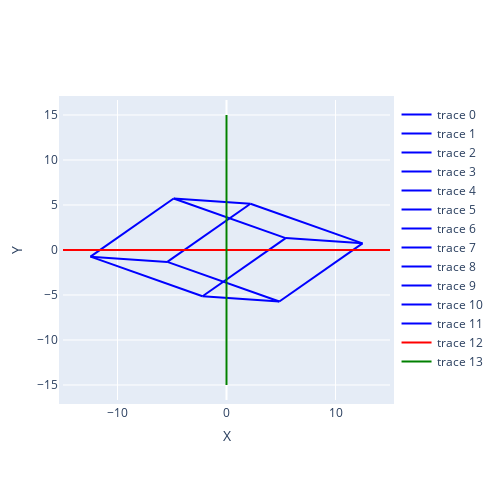

This figure's notebook cell:
### Code cell
# Transformation matrix for scaling
S = np.array([
    [2.92256416, 0],
    [0, 1.56799832]
])

# Apply transformation
vertices_transformed_2d_scaled = np.dot(vertices_transformed_2d, S.T)

# create a new plotly graph object for 2D
fig2d_scaled = go.Figure()

# Add each edge of the transformed cube to the graph
for edge in edges:
    x_values = [vertices_transformed_2d_scaled[edge[0], 0], vertices_transformed_2d_scaled[edge[1], 0]]
    y_values = [vertices_transformed_2d_scaled[edge[0], 1], vertices_transformed_2d_scaled[edge[1], 1]]
    fig2d_scaled.add_trace(go.Scatter(x=x_values, y=y_values, mode='lines', line=dict(color='blue')))

# Draw axis lines
axis = np.array([[-15, 15], [0, 0]])
fig2d_scaled.add_trace(go.Scatter(x=axis[0, :], y=axis[1, :], mode='lines', line=dict(color='red')))  # X-axis
axis = np.array([[0, 0], [-15, 15]])
fig2d_scaled.add_trace(go.Scatter(x=axis[0, :], y=axis[1, :], mode='lines', line=dict(color='green')))  # Y-axis

fig2d_scaled.update_layout(xaxis_title='X', yaxis_title='Y', autosize=False, width=500, height=500, margin=dict(l=50, r=50, b=100, t=100, pad=4))

fig2d_scaled.show()

### Figure 1 — Plotly figure (JSON) as saved in the notebook; plotly's stock layout.template omitted (floating-point values rounded to 4 significant figures)
{"data": [{"line": {"color": "blue"}, "mode": "lines", "type": "scatter", "x": [12.48, 2.199], "y": [0.7411, 5.139]}, {"line": {"color": "blue"}, "mode": "lines", "type": "scatter", "x": [2.199, -5.431], "y": [5.139, -1.324]}, {"line": {"color": "blue"}, "mode": "lines", "type": "scatter", "x": [-5.431, 4.848], "y": [-1.324, -5.723]}, {"line": {"color": "blue"}, "mode": "lines", "type": "scatter", "x": [4.848, 12.48], "y": [-5.723, 0.7411]}, {"line": {"color": "blue"}, "mode": "lines", "type": "scatter", "x": [5.431, -4.848], "y": [1.324, 5.723]}, {"line": {"color": "blue"}, "mode": "lines", "type": "scatter", "x": [-4.848, -12.48], "y": [5.723, -0.7411]}, {"line": {"color": "blue"}, "mode": "lines", "type": "scatter", "x": [-12.48, -2.199], "y": [-0.7411, -5.139]}, {"line": {"color": "blue"}, "mode": "lines", "type": "scatter", "x": [-2.199, 5.431], "y": [-5.139, 1.324]}, {"line": {"color": "blue"}, "mode": "lines", "type": "scatter", "x": [12.48, 5.431], "y": [0.7411, 1.324]}, {"line": {"color": "blue"}, "mode": "lines", "type": "scatter", "x": [2.199, -4.848], "y": [5.139, 5.723]}, {"line": {"color": "blue"}, "mode": "lines", "type": "scatter", "x": [-5.431, -12.48], "y": [-1.324, -0.7411]}, {"line": {"color": "blue"}, "mode": "lines", "type": "scatter", "x": [4.848, -2.199], "y": [-5.723, -5.139]}, {"line": {"color": "red"}, "mode": "lines", "type": "scatter", "x": [-15, 15], "y": [0, 0]}, {"line": {"color": "green"}, "mode": "lines", "type": "scatter", "x": [0, 0], "y": [-15, 15]}], "layout": {"autosize": false, "height": 500, "margin": {"b": 100, "l": 50, "pad": 4, "r": 50, "t": 100}, "width": 500, "xaxis": {"title": {"text": "X"}}, "yaxis": {"title": {"text": "Y"}}}}
